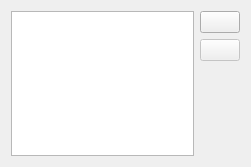
<?xml version="1.0" encoding="UTF-8"?>
<ui version="4.0">
 <class>TableDisplayWidgetAddDel</class>
 <widget class="QWidget" name="TableDisplayWidgetAddDel">
  <property name="geometry">
   <rect>
    <x>0</x>
    <y>0</y>
    <width>251</width>
    <height>167</height>
   </rect>
  </property>
  <property name="contextMenuPolicy">
   <enum>Qt::CustomContextMenu</enum>
  </property>
  <property name="windowTitle">
   <string>Form</string>
  </property>
  <layout class="QHBoxLayout" name="horizontalLayout">
   <item>
    <widget class="ElementTableView" name="dataView">
     <property name="contextMenuPolicy">
      <enum>Qt::CustomContextMenu</enum>
     </property>
     <property name="editTriggers">
      <set>QAbstractItemView::NoEditTriggers</set>
     </property>
     <attribute name="horizontalHeaderStretchLastSection">
      <bool>true</bool>
     </attribute>
     <attribute name="verticalHeaderVisible">
      <bool>false</bool>
     </attribute>
    </widget>
   </item>
   <item>
    <layout class="QVBoxLayout" name="buttonLayout">
     <item>
      <widget class="QPushButton" name="add_button">
       <property name="text">
        <string/>
       </property>
       <property name="icon">
        <iconset resource="../../icons/icons.qrc">
         <normaloff>:/add_icon</normaloff>:/add_icon</iconset>
       </property>
      </widget>
     </item>
     <item>
      <widget class="QPushButton" name="delete_button">
       <property name="enabled">
        <bool>false</bool>
       </property>
       <property name="text">
        <string/>
       </property>
       <property name="icon">
        <iconset resource="../../icons/icons.qrc">
         <normaloff>:/remove_icon</normaloff>:/remove_icon</iconset>
       </property>
      </widget>
     </item>
     <item>
      <spacer name="buttonSpacer">
       <property name="orientation">
        <enum>Qt::Vertical</enum>
       </property>
       <property name="sizeHint" stdset="0">
        <size>
         <width>20</width>
         <height>40</height>
        </size>
       </property>
      </spacer>
     </item>
    </layout>
   </item>
  </layout>
 </widget>
 <customwidgets>
  <customwidget>
   <class>ElementTableView</class>
   <extends>QTableView</extends>
   <header>GEMEditor.widgets.views</header>
  </customwidget>
 </customwidgets>
 <resources>
  <include location="../../icons/icons.qrc"/>
 </resources>
 <connections>
  <connection>
   <sender>add_button</sender>
   <signal>clicked()</signal>
   <receiver>TableDisplayWidgetAddDel</receiver>
   <slot>add_item()</slot>
   <hints>
    <hint type="sourcelabel">
     <x>226</x>
     <y>21</y>
    </hint>
    <hint type="destinationlabel">
     <x>125</x>
     <y>83</y>
    </hint>
   </hints>
  </connection>
  <connection>
   <sender>dataView</sender>
   <signal>doubleClicked(QModelIndex)</signal>
   <receiver>TableDisplayWidgetAddDel</receiver>
   <slot>edit_item()</slot>
   <hints>
    <hint type="sourcelabel">
     <x>186</x>
     <y>131</y>
    </hint>
    <hint type="destinationlabel">
     <x>290</x>
     <y>174</y>
    </hint>
   </hints>
  </connection>
  <connection>
   <sender>dataView</sender>
   <signal>customContextMenuRequested(QPoint)</signal>
   <receiver>TableDisplayWidgetAddDel</receiver>
   <slot>showContextMenu(QPoint)</slot>
   <hints>
    <hint type="sourcelabel">
     <x>60</x>
     <y>117</y>
    </hint>
    <hint type="destinationlabel">
     <x>128</x>
     <y>225</y>
    </hint>
   </hints>
  </connection>
  <connection>
   <sender>delete_button</sender>
   <signal>clicked()</signal>
   <receiver>TableDisplayWidgetAddDel</receiver>
   <slot>delete_item()</slot>
   <hints>
    <hint type="sourcelabel">
     <x>232</x>
     <y>58</y>
    </hint>
    <hint type="destinationlabel">
     <x>243</x>
     <y>124</y>
    </hint>
   </hints>
  </connection>
 </connections>
 <slots>
  <slot>add_item()</slot>
  <slot>edit_item()</slot>
  <slot>showContextMenu(QPoint)</slot>
  <slot>delete_item()</slot>
 </slots>
</ui>
